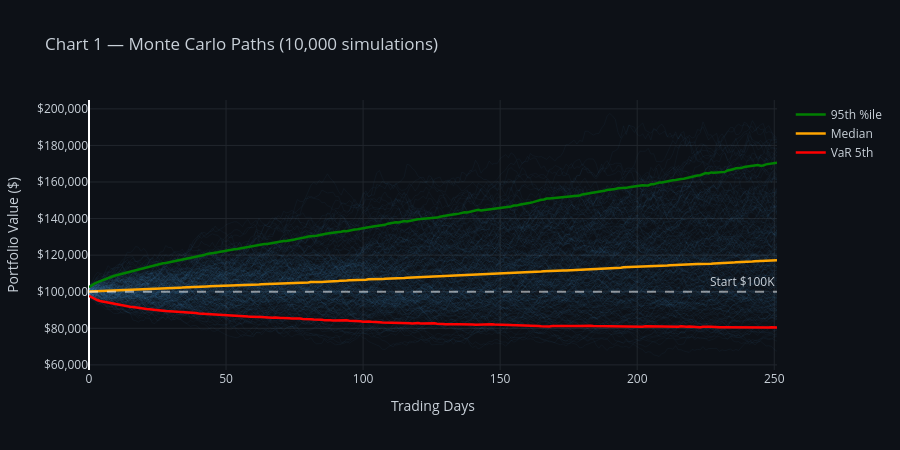

Notebook cell for this chart:
### Markdown cell above
## Monte Carlo Paths

### Code cell
fig1 = go.Figure()

# 200 faint simulation paths
for i in range(0, 600, 3):
    fig1.add_trace(go.Scatter(
        y=port_paths[:, i], mode="lines",
        line=dict(color="steelblue", width=0.4),
        opacity=0.15, showlegend=False))

# Percentile lines
for pct, col, name in [(95,"green","95th %ile"),
                        (50,"orange","Median"),
                        (5, "red",  "VaR 5th")]:
    fig1.add_trace(go.Scatter(
        y=np.percentile(port_paths, pct, axis=1),
        mode="lines", name=name,
        line=dict(color=col, width=2.5)))

fig1.add_hline(y=INIT_VAL, line_dash="dash",
               line_color="white", opacity=0.5,
               annotation_text="Start $100K")

fig1.update_layout(
    **DARK,
    title="Chart 1 — Monte Carlo Paths (10,000 simulations)",
    height=450,
    xaxis_title="Trading Days",
    yaxis_title="Portfolio Value ($)",
    yaxis_tickprefix="$",
    yaxis_tickformat=",")

fig1.show()
print("✓ Chart 1 shown")

### Figure 1 — Plotly figure (JSON) as saved in the notebook; plotly's stock layout.template omitted (floating-point values rounded to 4 significant figures; data arrays with more than 128 entries replaced by an {"elided": "..."} marker saying what was removed)
{"data": [{"line": {"color": "steelblue", "width": 0.4}, "mode": "lines", "opacity": 0.15, "showlegend": false, "type": "scatter", "y": {"elided": "252 float values"}}, {"line": {"color": "steelblue", "width": 0.4}, "mode": "lines", "opacity": 0.15, "showlegend": false, "type": "scatter", "y": {"elided": "252 float values"}}, {"line": {"color": "steelblue", "width": 0.4}, "mode": "lines", "opacity": 0.15, "showlegend": false, "type": "scatter", "y": {"elided": "252 float values"}}, {"line": {"color": "steelblue", "width": 0.4}, "mode": "lines", "opacity": 0.15, "showlegend": false, "type": "scatter", "y": {"elided": "252 float values"}}, {"line": {"color": "steelblue", "width": 0.4}, "mode": "lines", "opacity": 0.15, "showlegend": false, "type": "scatter", "y": {"elided": "252 float values"}}, {"line": {"color": "steelblue", "width": 0.4}, "mode": "lines", "opacity": 0.15, "showlegend": false, "type": "scatter", "y": {"elided": "252 float values"}}, {"line": {"color": "steelblue", "width": 0.4}, "mode": "lines", "opacity": 0.15, "showlegend": false, "type": "scatter", "y": {"elided": "252 float values"}}, {"line": {"color": "steelblue", "width": 0.4}, "mode": "lines", "opacity": 0.15, "showlegend": false, "type": "scatter", "y": {"elided": "252 float values"}}, {"line": {"color": "steelblue", "width": 0.4}, "mode": "lines", "opacity": 0.15, "showlegend": false, "type": "scatter", "y": {"elided": "252 float values"}}, {"line": {"color": "steelblue", "width": 0.4}, "mode": "lines", "opacity": 0.15, "showlegend": false, "type": "scatter", "y": {"elided": "252 float values"}}, {"line": {"color": "steelblue", "width": 0.4}, "mode": "lines", "opacity": 0.15, "showlegend": false, "type": "scatter", "y": {"elided": "252 float values"}}, {"line": {"color": "steelblue", "width": 0.4}, "mode": "lines", "opacity": 0.15, "showlegend": false, "type": "scatter", "y": {"elided": "252 float values"}}, {"line": {"color": "steelblue", "width": 0.4}, "mode": "lines", "opacity": 0.15, "showlegend": false, "type": "scatter", "y": {"elided": "252 float values"}}, {"line": {"color": "steelblue", "width": 0.4}, "mode": "lines", "opacity": 0.15, "showlegend": false, "type": "scatter", "y": {"elided": "252 float values"}}, {"line": {"color": "steelblue", "width": 0.4}, "mode": "lines", "opacity": 0.15, "showlegend": false, "type": "scatter", "y": {"elided": "252 float values"}}, {"line": {"color": "steelblue", "width": 0.4}, "mode": "lines", "opacity": 0.15, "showlegend": false, "type": "scatter", "y": {"elided": "252 float values"}}, {"line": {"color": "steelblue", "width": 0.4}, "mode": "lines", "opacity": 0.15, "showlegend": false, "type": "scatter", "y": {"elided": "252 float values"}}, {"line": {"color": "steelblue", "width": 0.4}, "mode": "lines", "opacity": 0.15, "showlegend": false, "type": "scatter", "y": {"elided": "252 float values"}}, {"line": {"color": "steelblue", "width": 0.4}, "mode": "lines", "opacity": 0.15, "showlegend": false, "type": "scatter", "y": {"elided": "252 float values"}}, {"line": {"color": "steelblue", "width": 0.4}, "mode": "lines", "opacity": 0.15, "showlegend": false, "type": "scatter", "y": {"elided": "252 float values"}}, {"line": {"color": "steelblue", "width": 0.4}, "mode": "lines", "opacity": 0.15, "showlegend": false, "type": "scatter", "y": {"elided": "252 float values"}}, {"line": {"color": "steelblue", "width": 0.4}, "mode": "lines", "opacity": 0.15, "showlegend": false, "type": "scatter", "y": {"elided": "252 float values"}}, {"line": {"color": "steelblue", "width": 0.4}, "mode": "lines", "opacity": 0.15, "showlegend": false, "type": "scatter", "y": {"elided": "252 float values"}}, {"line": {"color": "steelblue", "width": 0.4}, "mode": "lines", "opacity": 0.15, "showlegend": false, "type": "scatter", "y": {"elided": "252 float values"}}, {"line": {"color": "steelblue", "width": 0.4}, "mode": "lines", "opacity": 0.15, "showlegend": false, "type": "scatter", "y": {"elided": "252 float values"}}, {"line": {"color": "steelblue", "width": 0.4}, "mode": "lines", "opacity": 0.15, "showlegend": false, "type": "scatter", "y": {"elided": "252 float values"}}, {"line": {"color": "steelblue", "width": 0.4}, "mode": "lines", "opacity": 0.15, "showlegend": false, "type": "scatter", "y": {"elided": "252 float values"}}, {"line": {"color": "steelblue", "width": 0.4}, "mode": "lines", "opacity": 0.15, "showlegend": false, "type": "scatter", "y": {"elided": "252 float values"}}, {"line": {"color": "steelblue", "width": 0.4}, "mode": "lines", "opacity": 0.15, "showlegend": false, "type": "scatter", "y": {"elided": "252 float values"}}, {"line": {"color": "steelblue", "width": 0.4}, "mode": "lines", "opacity": 0.15, "showlegend": false, "type": "scatter", "y": {"elided": "252 float values"}}, {"line": {"color": "steelblue", "width": 0.4}, "mode": "lines", "opacity": 0.15, "showlegend": false, "type": "scatter", "y": {"elided": "252 float values"}}, {"line": {"color": "steelblue", "width": 0.4}, "mode": "lines", "opacity": 0.15, "showlegend": false, "type": "scatter", "y": {"elided": "252 float values"}}, {"line": {"color": "steelblue", "width": 0.4}, "mode": "lines", "opacity": 0.15, "showlegend": false, "type": "scatter", "y": {"elided": "252 float values"}}, {"line": {"color": "steelblue", "width": 0.4}, "mode": "lines", "opacity": 0.15, "showlegend": false, "type": "scatter", "y": {"elided": "252 float values"}}, {"line": {"color": "steelblue", "width": 0.4}, "mode": "lines", "opacity": 0.15, "showlegend": false, "type": "scatter", "y": {"elided": "252 float values"}}, {"line": {"color": "steelblue", "width": 0.4}, "mode": "lines", "opacity": 0.15, "showlegend": false, "type": "scatter", "y": {"elided": "252 float values"}}, {"line": {"color": "steelblue", "width": 0.4}, "mode": "lines", "opacity": 0.15, "showlegend": false, "type": "scatter", "y": {"elided": "252 float values"}}, {"line": {"color": "steelblue", "width": 0.4}, "mode": "lines", "opacity": 0.15, "showlegend": false, "type": "scatter", "y": {"elided": "252 float values"}}, {"line": {"color": "steelblue", "width": 0.4}, "mode": "lines", "opacity": 0.15, "showlegend": false, "type": "scatter", "y": {"elided": "252 float values"}}, {"line": {"color": "steelblue", "width": 0.4}, "mode": "lines", "opacity": 0.15, "showlegend": false, "type": "scatter", "y": {"elided": "252 float values"}}, {"line": {"color": "steelblue", "width": 0.4}, "mode": "lines", "opacity": 0.15, "showlegend": false, "type": "scatter", "y": {"elided": "252 float values"}}, {"line": {"color": "steelblue", "width": 0.4}, "mode": "lines", "opacity": 0.15, "showlegend": false, "type": "scatter", "y": {"elided": "252 float values"}}, {"line": {"color": "steelblue", "width": 0.4}, "mode": "lines", "opacity": 0.15, "showlegend": false, "type": "scatter", "y": {"elided": "252 float values"}}, {"line": {"color": "steelblue", "width": 0.4}, "mode": "lines", "opacity": 0.15, "showlegend": false, "type": "scatter", "y": {"elided": "252 float values"}}, {"line": {"color": "steelblue", "width": 0.4}, "mode": "lines", "opacity": 0.15, "showlegend": false, "type": "scatter", "y": {"elided": "252 float values"}}, {"line": {"color": "steelblue", "width": 0.4}, "mode": "lines", "opacity": 0.15, "showlegend": false, "type": "scatter", "y": {"elided": "252 float values"}}, {"line": {"color": "steelblue", "width": 0.4}, "mode": "lines", "opacity": 0.15, "showlegend": false, "type": "scatter", "y": {"elided": "252 float values"}}, {"line": {"color": "steelblue", "width": 0.4}, "mode": "lines", "opacity": 0.15, "showlegend": false, "type": "scatter", "y": {"elided": "252 float values"}}, {"line": {"color": "steelblue", "width": 0.4}, "mode": "lines", "opacity": 0.15, "showlegend": false, "type": "scatter", "y": {"elided": "252 float values"}}, {"line": {"color": "steelblue", "width": 0.4}, "mode": "lines", "opacity": 0.15, "showlegend": false, "type": "scatter", "y": {"elided": "252 float values"}}, {"line": {"color": "steelblue", "width": 0.4}, "mode": "lines", "opacity": 0.15, "showlegend": false, "type": "scatter", "y": {"elided": "252 float values"}}, {"line": {"color": "steelblue", "width": 0.4}, "mode": "lines", "opacity": 0.15, "showlegend": false, "type": "scatter", "y": {"elided": "252 float values"}}, {"line": {"color": "steelblue", "width": 0.4}, "mode": "lines", "opacity": 0.15, "showlegend": false, "type": "scatter", "y": {"elided": "252 float values"}}, {"line": {"color": "steelblue", "width": 0.4}, "mode": "lines", "opacity": 0.15, "showlegend": false, "type": "scatter", "y": {"elided": "252 float values"}}, {"line": {"color": "steelblue", "width": 0.4}, "mode": "lines", "opacity": 0.15, "showlegend": false, "type": "scatter", "y": {"elided": "252 float values"}}, {"line": {"color": "steelblue", "width": 0.4}, "mode": "lines", "opacity": 0.15, "showlegend": false, "type": "scatter", "y": {"elided": "252 float values"}}, {"line": {"color": "steelblue", "width": 0.4}, "mode": "lines", "opacity": 0.15, "showlegend": false, "type": "scatter", "y": {"elided": "252 float values"}}, {"line": {"color": "steelblue", "width": 0.4}, "mode": "lines", "opacity": 0.15, "showlegend": false, "type": "scatter", "y": {"elided": "252 float values"}}, {"line": {"color": "steelblue", "width": 0.4}, "mode": "lines", "opacity": 0.15, "showlegend": false, "type": "scatter", "y": {"elided": "252 float values"}}, {"line": {"color": "steelblue", "width": 0.4}, "mode": "lines", "opacity": 0.15, "showlegend": false, "type": "scatter", "y": {"elided": "252 float values"}}, {"line": {"color": "steelblue", "width": 0.4}, "mode": "lines", "opacity": 0.15, "showlegend": false, "type": "scatter", "y": {"elided": "252 float values"}}, {"line": {"color": "steelblue", "width": 0.4}, "mode": "lines", "opacity": 0.15, "showlegend": false, "type": "scatter", "y": {"elided": "252 float values"}}, {"line": {"color": "steelblue", "width": 0.4}, "mode": "lines", "opacity": 0.15, "showlegend": false, "type": "scatter", "y": {"elided": "252 float values"}}, {"line": {"color": "steelblue", "width": 0.4}, "mode": "lines", "opacity": 0.15, "showlegend": false, "type": "scatter", "y": {"elided": "252 float values"}}, {"line": {"color": "steelblue", "width": 0.4}, "mode": "lines", "opacity": 0.15, "showlegend": false, "type": "scatter", "y": {"elided": "252 float values"}}, {"line": {"color": "steelblue", "width": 0.4}, "mode": "lines", "opacity": 0.15, "showlegend": false, "type": "scatter", "y": {"elided": "252 float values"}}, {"line": {"color": "steelblue", "width": 0.4}, "mode": "lines", "opacity": 0.15, "showlegend": false, "type": "scatter", "y": {"elided": "252 float values"}}, {"line": {"color": "steelblue", "width": 0.4}, "mode": "lines", "opacity": 0.15, "showlegend": false, "type": "scatter", "y": {"elided": "252 float values"}}, {"line": {"color": "steelblue", "width": 0.4}, "mode": "lines", "opacity": 0.15, "showlegend": false, "type": "scatter", "y": {"elided": "252 float values"}}, {"line": {"color": "steelblue", "width": 0.4}, "mode": "lines", "opacity": 0.15, "showlegend": false, "type": "scatter", "y": {"elided": "252 float values"}}, {"line": {"color": "steelblue", "width": 0.4}, "mode": "lines", "opacity": 0.15, "showlegend": false, "type": "scatter", "y": {"elided": "252 float values"}}, {"line": {"color": "steelblue", "width": 0.4}, "mode": "lines", "opacity": 0.15, "showlegend": false, "type": "scatter", "y": {"elided": "252 float values"}}, {"line": {"color": "steelblue", "width": 0.4}, "mode": "lines", "opacity": 0.15, "showlegend": false, "type": "scatter", "y": {"elided": "252 float values"}}, {"line": {"color": "steelblue", "width": 0.4}, "mode": "lines", "opacity": 0.15, "showlegend": false, "type": "scatter", "y": {"elided": "252 float values"}}, {"line": {"color": "steelblue", "width": 0.4}, "mode": "lines", "opacity": 0.15, "showlegend": false, "type": "scatter", "y": {"elided": "252 float values"}}, {"line": {"color": "steelblue", "width": 0.4}, "mode": "lines", "opacity": 0.15, "showlegend": false, "type": "scatter", "y": {"elided": "252 float values"}}, {"line": {"color": "steelblue", "width": 0.4}, "mode": "lines", "opacity": 0.15, "showlegend": false, "type": "scatter", "y": {"elided": "252 float values"}}, {"line": {"color": "steelblue", "width": 0.4}, "mode": "lines", "opacity": 0.15, "showlegend": false, "type": "scatter", "y": {"elided": "252 float values"}}, {"line": {"color": "steelblue", "width": 0.4}, "mode": "lines", "opacity": 0.15, "showlegend": false, "type": "scatter", "y": {"elided": "252 float values"}}, {"line": {"color": "steelblue", "width": 0.4}, "mode": "lines", "opacity": 0.15, "showlegend": false, "type": "scatter", "y": {"elided": "252 float values"}}, {"line": {"color": "steelblue", "width": 0.4}, "mode": "lines", "opacity": 0.15, "showlegend": false, "type": "scatter", "y": {"elided": "252 float values"}}, {"line": {"color": "steelblue", "width": 0.4}, "mode": "lines", "opacity": 0.15, "showlegend": false, "type": "scatter", "y": {"elided": "252 float values"}}, {"line": {"color": "steelblue", "width": 0.4}, "mode": "lines", "opacity": 0.15, "showlegend": false, "type": "scatter", "y": {"elided": "252 float values"}}, {"line": {"color": "steelblue", "width": 0.4}, "mode": "lines", "opacity": 0.15, "showlegend": false, "type": "scatter", "y": {"elided": "252 float values"}}, {"line": {"color": "steelblue", "width": 0.4}, "mode": "lines", "opacity": 0.15, "showlegend": false, "type": "scatter", "y": {"elided": "252 float values"}}, {"line": {"color": "steelblue", "width": 0.4}, "mode": "lines", "opacity": 0.15, "showlegend": false, "type": "scatter", "y": {"elided": "252 float values"}}, {"line": {"color": "steelblue", "width": 0.4}, "mode": "lines", "opacity": 0.15, "showlegend": false, "type": "scatter", "y": {"elided": "252 float values"}}, {"line": {"color": "steelblue", "width": 0.4}, "mode": "lines", "opacity": 0.15, "showlegend": false, "type": "scatter", "y": {"elided": "252 float values"}}, {"line": {"color": "steelblue", "width": 0.4}, "mode": "lines", "opacity": 0.15, "showlegend": false, "type": "scatter", "y": {"elided": "252 float values"}}, {"line": {"color": "steelblue", "width": 0.4}, "mode": "lines", "opacity": 0.15, "showlegend": false, "type": "scatter", "y": {"elided": "252 float values"}}, {"line": {"color": "steelblue", "width": 0.4}, "mode": "lines", "opacity": 0.15, "showlegend": false, "type": "scatter", "y": {"elided": "252 float values"}}, {"line": {"color": "steelblue", "width": 0.4}, "mode": "lines", "opacity": 0.15, "showlegend": false, "type": "scatter", "y": {"elided": "252 float values"}}, {"line": {"color": "steelblue", "width": 0.4}, "mode": "lines", "opacity": 0.15, "showlegend": false, "type": "scatter", "y": {"elided": "252 float values"}}, {"line": {"color": "steelblue", "width": 0.4}, "mode": "lines", "opacity": 0.15, "showlegend": false, "type": "scatter", "y": {"elided": "252 float values"}}, {"line": {"color": "steelblue", "width": 0.4}, "mode": "lines", "opacity": 0.15, "showlegend": false, "type": "scatter", "y": {"elided": "252 float values"}}, {"line": {"color": "steelblue", "width": 0.4}, "mode": "lines", "opacity": 0.15, "showlegend": false, "type": "scatter", "y": {"elided": "252 float values"}}, {"line": {"color": "steelblue", "width": 0.4}, "mode": "lines", "opacity": 0.15, "showlegend": false, "type": "scatter", "y": {"elided": "252 float values"}}, {"line": {"color": "steelblue", "width": 0.4}, "mode": "lines", "opacity": 0.15, "showlegend": false, "type": "scatter", "y": {"elided": "252 float values"}}, {"line": {"color": "steelblue", "width": 0.4}, "mode": "lines", "opacity": 0.15, "showlegend": false, "type": "scatter", "y": {"elided": "252 float values"}}, {"line": {"color": "steelblue", "width": 0.4}, "mode": "lines", "opacity": 0.15, "showlegend": false, "type": "scatter", "y": {"elided": "252 float values"}}, {"line": {"color": "steelblue", "width": 0.4}, "mode": "lines", "opacity": 0.15, "showlegend": false, "type": "scatter", "y": {"elided": "252 float values"}}, {"line": {"color": "steelblue", "width": 0.4}, "mode": "lines", "opacity": 0.15, "showlegend": false, "type": "scatter", "y": {"elided": "252 float values"}}, {"line": {"color": "steelblue", "width": 0.4}, "mode": "lines", "opacity": 0.15, "showlegend": false, "type": "scatter", "y": {"elided": "252 float values"}}, {"line": {"color": "steelblue", "width": 0.4}, "mode": "lines", "opacity": 0.15, "showlegend": false, "type": "scatter", "y": {"elided": "252 float values"}}, {"line": {"color": "steelblue", "width": 0.4}, "mode": "lines", "opacity": 0.15, "showlegend": false, "type": "scatter", "y": {"elided": "252 float values"}}, {"line": {"color": "steelblue", "width": 0.4}, "mode": "lines", "opacity": 0.15, "showlegend": false, "type": "scatter", "y": {"elided": "252 float values"}}, {"line": {"color": "steelblue", "width": 0.4}, "mode": "lines", "opacity": 0.15, "showlegend": false, "type": "scatter", "y": {"elided": "252 float values"}}, {"line": {"color": "steelblue", "width": 0.4}, "mode": "lines", "opacity": 0.15, "showlegend": false, "type": "scatter", "y": {"elided": "252 float values"}}, {"line": {"color": "steelblue", "width": 0.4}, "mode": "lines", "opacity": 0.15, "showlegend": false, "type": "scatter", "y": {"elided": "252 float values"}}, {"line": {"color": "steelblue", "width": 0.4}, "mode": "lines", "opacity": 0.15, "showlegend": false, "type": "scatter", "y": {"elided": "252 float values"}}, {"line": {"color": "steelblue", "width": 0.4}, "mode": "lines", "opacity": 0.15, "showlegend": false, "type": "scatter", "y": {"elided": "252 float values"}}, {"line": {"color": "steelblue", "width": 0.4}, "mode": "lines", "opacity": 0.15, "showlegend": false, "type": "scatter", "y": {"elided": "252 float values"}}, {"line": {"color": "steelblue", "width": 0.4}, "mode": "lines", "opacity": 0.15, "showlegend": false, "type": "scatter", "y": {"elided": "252 float values"}}, {"line": {"color": "steelblue", "width": 0.4}, "mode": "lines", "opacity": 0.15, "showlegend": false, "type": "scatter", "y": {"elided": "252 float values"}}, {"line": {"color": "steelblue", "width": 0.4}, "mode": "lines", "opacity": 0.15, "showlegend": false, "type": "scatter", "y": {"elided": "252 float values"}}, {"line": {"color": "steelblue", "width": 0.4}, "mode": "lines", "opacity": 0.15, "showlegend": false, "type": "scatter", "y": {"elided": "252 float values"}}, {"line": {"color": "steelblue", "width": 0.4}, "mode": "lines", "opacity": 0.15, "showlegend": false, "type": "scatter", "y": {"elided": "252 float values"}}, {"line": {"color": "steelblue", "width": 0.4}, "mode": "lines", "opacity": 0.15, "showlegend": false, "type": "scatter", "y": {"elided": "252 float values"}}, {"line": {"color": "steelblue", "width": 0.4}, "mode": "lines", "opacity": 0.15, "showlegend": false, "type": "scatter", "y": {"elided": "252 float values"}}, {"line": {"color": "steelblue", "width": 0.4}, "mode": "lines", "opacity": 0.15, "showlegend": false, "type": "scatter", "y": {"elided": "252 float values"}}, {"line": {"color": "steelblue", "width": 0.4}, "mode": "lines", "opacity": 0.15, "showlegend": false, "type": "scatter", "y": {"elided": "252 float values"}}, {"line": {"color": "steelblue", "width": 0.4}, "mode": "lines", "opacity": 0.15, "showlegend": false, "type": "scatter", "y": {"elided": "252 float values"}}, {"line": {"color": "steelblue", "width": 0.4}, "mode": "lines", "opacity": 0.15, "showlegend": false, "type": "scatter", "y": {"elided": "252 float values"}}, {"line": {"color": "steelblue", "width": 0.4}, "mode": "lines", "opacity": 0.15, "showlegend": false, "type": "scatter", "y": {"elided": "252 float values"}}, {"line": {"color": "steelblue", "width": 0.4}, "mode": "lines", "opacity": 0.15, "showlegend": false, "type": "scatter", "y": {"elided": "252 float values"}}, {"line": {"color": "steelblue", "width": 0.4}, "mode": "lines", "opacity": 0.15, "showlegend": false, "type": "scatter", "y": {"elided": "252 float values"}}, {"line": {"color": "steelblue", "width": 0.4}, "mode": "lines", "opacity": 0.15, "showlegend": false, "type": "scatter", "y": {"elided": "252 float values"}}, {"line": {"color": "steelblue", "width": 0.4}, "mode": "lines", "opacity": 0.15, "showlegend": false, "type": "scatter", "y": {"elided": "252 float values"}}, {"line": {"color": "steelblue", "width": 0.4}, "mode": "lines", "opacity": 0.15, "showlegend": false, "type": "scatter", "y": {"elided": "252 float values"}}, {"line": {"color": "steelblue", "width": 0.4}, "mode": "lines", "opacity": 0.15, "showlegend": false, "type": "scatter", "y": {"elided": "252 float values"}}, {"line": {"color": "steelblue", "width": 0.4}, "mode": "lines", "opacity": 0.15, "showlegend": false, "type": "scatter", "y": {"elided": "252 float values"}}, {"line": {"color": "steelblue", "width": 0.4}, "mode": "lines", "opacity": 0.15, "showlegend": false, "type": "scatter", "y": {"elided": "252 float values"}}, {"line": {"color": "steelblue", "width": 0.4}, "mode": "lines", "opacity": 0.15, "showlegend": false, "type": "scatter", "y": {"elided": "252 float values"}}, {"line": {"color": "steelblue", "width": 0.4}, "mode": "lines", "opacity": 0.15, "showlegend": false, "type": "scatter", "y": {"elided": "252 float values"}}, {"line": {"color": "steelblue", "width": 0.4}, "mode": "lines", "opacity": 0.15, "showlegend": false, "type": "scatter", "y": {"elided": "252 float values"}}, {"line": {"color": "steelblue", "width": 0.4}, "mode": "lines", "opacity": 0.15, "showlegend": false, "type": "scatter", "y": {"elided": "252 float values"}}, {"line": {"color": "steelblue", "width": 0.4}, "mode": "lines", "opacity": 0.15, "showlegend": false, "type": "scatter", "y": {"elided": "252 float values"}}, {"line": {"color": "steelblue", "width": 0.4}, "mode": "lines", "opacity": 0.15, "showlegend": false, "type": "scatter", "y": {"elided": "252 float values"}}, {"line": {"color": "steelblue", "width": 0.4}, "mode": "lines", "opacity": 0.15, "showlegend": false, "type": "scatter", "y": {"elided": "252 float values"}}, {"line": {"color": "steelblue", "width": 0.4}, "mode": "lines", "opacity": 0.15, "showlegend": false, "type": "scatter", "y": {"elided": "252 float values"}}, {"line": {"color": "steelblue", "width": 0.4}, "mode": "lines", "opacity": 0.15, "showlegend": false, "type": "scatter", "y": {"elided": "252 float values"}}, {"line": {"color": "steelblue", "width": 0.4}, "mode": "lines", "opacity": 0.15, "showlegend": false, "type": "scatter", "y": {"elided": "252 float values"}}, {"line": {"color": "steelblue", "width": 0.4}, "mode": "lines", "opacity": 0.15, "showlegend": false, "type": "scatter", "y": {"elided": "252 float values"}}, {"line": {"color": "steelblue", "width": 0.4}, "mode": "lines", "opacity": 0.15, "showlegend": false, "type": "scatter", "y": {"elided": "252 float values"}}, {"line": {"color": "steelblue", "width": 0.4}, "mode": "lines", "opacity": 0.15, "showlegend": false, "type": "scatter", "y": {"elided": "252 float values"}}, {"line": {"color": "steelblue", "width": 0.4}, "mode": "lines", "opacity": 0.15, "showlegend": false, "type": "scatter", "y": {"elided": "252 float values"}}, {"line": {"color": "steelblue", "width": 0.4}, "mode": "lines", "opacity": 0.15, "showlegend": false, "type": "scatter", "y": {"elided": "252 float values"}}, {"line": {"color": "steelblue", "width": 0.4}, "mode": "lines", "opacity": 0.15, "showlegend": false, "type": "scatter", "y": {"elided": "252 float values"}}, {"line": {"color": "steelblue", "width": 0.4}, "mode": "lines", "opacity": 0.15, "showlegend": false, "type": "scatter", "y": {"elided": "252 float values"}}, {"line": {"color": "steelblue", "width": 0.4}, "mode": "lines", "opacity": 0.15, "showlegend": false, "type": "scatter", "y": {"elided": "252 float values"}}, {"line": {"color": "steelblue", "width": 0.4}, "mode": "lines", "opacity": 0.15, "showlegend": false, "type": "scatter", "y": {"elided": "252 float values"}}, {"line": {"color": "steelblue", "width": 0.4}, "mode": "lines", "opacity": 0.15, "showlegend": false, "type": "scatter", "y": {"elided": "252 float values"}}, {"line": {"color": "steelblue", "width": 0.4}, "mode": "lines", "opacity": 0.15, "showlegend": false, "type": "scatter", "y": {"elided": "252 float values"}}, {"line": {"color": "steelblue", "width": 0.4}, "mode": "lines", "opacity": 0.15, "showlegend": false, "type": "scatter", "y": {"elided": "252 float values"}}, {"line": {"color": "steelblue", "width": 0.4}, "mode": "lines", "opacity": 0.15, "showlegend": false, "type": "scatter", "y": {"elided": "252 float values"}}, {"line": {"color": "steelblue", "width": 0.4}, "mode": "lines", "opacity": 0.15, "showlegend": false, "type": "scatter", "y": {"elided": "252 float values"}}, {"line": {"color": "steelblue", "width": 0.4}, "mode": "lines", "opacity": 0.15, "showlegend": false, "type": "scatter", "y": {"elided": "252 float values"}}, {"line": {"color": "steelblue", "width": 0.4}, "mode": "lines", "opacity": 0.15, "showlegend": false, "type": "scatter", "y": {"elided": "252 float values"}}, {"line": {"color": "steelblue", "width": 0.4}, "mode": "lines", "opacity": 0.15, "showlegend": false, "type": "scatter", "y": {"elided": "252 float values"}}, {"line": {"color": "steelblue", "width": 0.4}, "mode": "lines", "opacity": 0.15, "showlegend": false, "type": "scatter", "y": {"elided": "252 float values"}}, {"line": {"color": "steelblue", "width": 0.4}, "mode": "lines", "opacity": 0.15, "showlegend": false, "type": "scatter", "y": {"elided": "252 float values"}}, {"line": {"color": "steelblue", "width": 0.4}, "mode": "lines", "opacity": 0.15, "showlegend": false, "type": "scatter", "y": {"elided": "252 float values"}}, {"line": {"color": "steelblue", "width": 0.4}, "mode": "lines", "opacity": 0.15, "showlegend": false, "type": "scatter", "y": {"elided": "252 float values"}}, {"line": {"color": "steelblue", "width": 0.4}, "mode": "lines", "opacity": 0.15, "showlegend": false, "type": "scatter", "y": {"elided": "252 float values"}}, {"line": {"color": "steelblue", "width": 0.4}, "mode": "lines", "opacity": 0.15, "showlegend": false, "type": "scatter", "y": {"elided": "252 float values"}}, {"line": {"color": "steelblue", "width": 0.4}, "mode": "lines", "opacity": 0.15, "showlegend": false, "type": "scatter", "y": {"elided": "252 float values"}}, {"line": {"color": "steelblue", "width": 0.4}, "mode": "lines", "opacity": 0.15, "showlegend": false, "type": "scatter", "y": {"elided": "252 float values"}}, {"line": {"color": "steelblue", "width": 0.4}, "mode": "lines", "opacity": 0.15, "showlegend": false, "type": "scatter", "y": {"elided": "252 float values"}}, {"line": {"color": "steelblue", "width": 0.4}, "mode": "lines", "opacity": 0.15, "showlegend": false, "type": "scatter", "y": {"elided": "252 float values"}}, {"line": {"color": "steelblue", "width": 0.4}, "mode": "lines", "opacity": 0.15, "showlegend": false, "type": "scatter", "y": {"elided": "252 float values"}}, {"line": {"color": "steelblue", "width": 0.4}, "mode": "lines", "opacity": 0.15, "showlegend": false, "type": "scatter", "y": {"elided": "252 float values"}}, {"line": {"color": "steelblue", "width": 0.4}, "mode": "lines", "opacity": 0.15, "showlegend": false, "type": "scatter", "y": {"elided": "252 float values"}}, {"line": {"color": "steelblue", "width": 0.4}, "mode": "lines", "opacity": 0.15, "showlegend": false, "type": "scatter", "y": {"elided": "252 float values"}}, {"line": {"color": "steelblue", "width": 0.4}, "mode": "lines", "opacity": 0.15, "showlegend": false, "type": "scatter", "y": {"elided": "252 float values"}}, {"line": {"color": "steelblue", "width": 0.4}, "mode": "lines", "opacity": 0.15, "showlegend": false, "type": "scatter", "y": {"elided": "252 float values"}}, {"line": {"color": "steelblue", "width": 0.4}, "mode": "lines", "opacity": 0.15, "showlegend": false, "type": "scatter", "y": {"elided": "252 float values"}}, {"line": {"color": "steelblue", "width": 0.4}, "mode": "lines", "opacity": 0.15, "showlegend": false, "type": "scatter", "y": {"elided": "252 float values"}}, {"line": {"color": "steelblue", "width": 0.4}, "mode": "lines", "opacity": 0.15, "showlegend": false, "type": "scatter", "y": {"elided": "252 float values"}}, {"line": {"color": "steelblue", "width": 0.4}, "mode": "lines", "opacity": 0.15, "showlegend": false, "type": "scatter", "y": {"elided": "252 float values"}}, {"line": {"color": "steelblue", "width": 0.4}, "mode": "lines", "opacity": 0.15, "showlegend": false, "type": "scatter", "y": {"elided": "252 float values"}}, {"line": {"color": "steelblue", "width": 0.4}, "mode": "lines", "opacity": 0.15, "showlegend": false, "type": "scatter", "y": {"elided": "252 float values"}}, {"line": {"color": "steelblue", "width": 0.4}, "mode": "lines", "opacity": 0.15, "showlegend": false, "type": "scatter", "y": {"elided": "252 float values"}}, {"line": {"color": "steelblue", "width": 0.4}, "mode": "lines", "opacity": 0.15, "showlegend": false, "type": "scatter", "y": {"elided": "252 float values"}}, {"line": {"color": "steelblue", "width": 0.4}, "mode": "lines", "opacity": 0.15, "showlegend": false, "type": "scatter", "y": {"elided": "252 float values"}}, {"line": {"color": "steelblue", "width": 0.4}, "mode": "lines", "opacity": 0.15, "showlegend": false, "type": "scatter", "y": {"elided": "252 float values"}}, {"line": {"color": "steelblue", "width": 0.4}, "mode": "lines", "opacity": 0.15, "showlegend": false, "type": "scatter", "y": {"elided": "252 float values"}}, {"line": {"color": "steelblue", "width": 0.4}, "mode": "lines", "opacity": 0.15, "showlegend": false, "type": "scatter", "y": {"elided": "252 float values"}}, {"line": {"color": "steelblue", "width": 0.4}, "mode": "lines", "opacity": 0.15, "showlegend": false, "type": "scatter", "y": {"elided": "252 float values"}}, {"line": {"color": "steelblue", "width": 0.4}, "mode": "lines", "opacity": 0.15, "showlegend": false, "type": "scatter", "y": {"elided": "252 float values"}}, {"line": {"color": "steelblue", "width": 0.4}, "mode": "lines", "opacity": 0.15, "showlegend": false, "type": "scatter", "y": {"elided": "252 float values"}}, {"line": {"color": "steelblue", "width": 0.4}, "mode": "lines", "opacity": 0.15, "showlegend": false, "type": "scatter", "y": {"elided": "252 float values"}}, {"line": {"color": "steelblue", "width": 0.4}, "mode": "lines", "opacity": 0.15, "showlegend": false, "type": "scatter", "y": {"elided": "252 float values"}}, {"line": {"color": "steelblue", "width": 0.4}, "mode": "lines", "opacity": 0.15, "showlegend": false, "type": "scatter", "y": {"elided": "252 float values"}}, {"line": {"color": "steelblue", "width": 0.4}, "mode": "lines", "opacity": 0.15, "showlegend": false, "type": "scatter", "y": {"elided": "252 float values"}}, {"line": {"color": "steelblue", "width": 0.4}, "mode": "lines", "opacity": 0.15, "showlegend": false, "type": "scatter", "y": {"elided": "252 float values"}}, {"line": {"color": "steelblue", "width": 0.4}, "mode": "lines", "opacity": 0.15, "showlegend": false, "type": "scatter", "y": {"elided": "252 float values"}}, {"line": {"color": "steelblue", "width": 0.4}, "mode": "lines", "opacity": 0.15, "showlegend": false, "type": "scatter", "y": {"elided": "252 float values"}}, {"line": {"color": "steelblue", "width": 0.4}, "mode": "lines", "opacity": 0.15, "showlegend": false, "type": "scatter", "y": {"elided": "252 float values"}}, {"line": {"color": "steelblue", "width": 0.4}, "mode": "lines", "opacity": 0.15, "showlegend": false, "type": "scatter", "y": {"elided": "252 float values"}}, {"line": {"color": "steelblue", "width": 0.4}, "mode": "lines", "opacity": 0.15, "showlegend": false, "type": "scatter", "y": {"elided": "252 float values"}}, {"line": {"color": "green", "width": 2.5}, "mode": "lines", "name": "95th %ile", "type": "scatter", "y": {"elided": "252 float values"}}, {"line": {"color": "orange", "width": 2.5}, "mode": "lines", "name": "Median", "type": "scatter", "y": {"elided": "252 float values"}}, {"line": {"color": "red", "width": 2.5}, "mode": "lines", "name": "VaR 5th", "type": "scatter", "y": {"elided": "252 float values"}}], "layout": {"annotations": [{"showarrow": false, "text": "Start $100K", "x": 1, "xanchor": "right", "xref": "x domain", "y": 100000, "yanchor": "bottom", "yref": "y"}], "font": {"color": "#c9d1d9"}, "height": 450, "paper_bgcolor": "#0d1117", "plot_bgcolor": "#0d1117", "shapes": [{"line": {"color": "white", "dash": "dash"}, "opacity": 0.5, "type": "line", "x0": 0, "x1": 1, "xref": "x domain", "y0": 100000, "y1": 100000, "yref": "y"}], "title": {"text": "Chart 1 — Monte Carlo Paths (10,000 simulations)"}, "xaxis": {"gridcolor": "#21262d", "title": {"text": "Trading Days"}}, "yaxis": {"gridcolor": "#21262d", "tickformat": ",", "tickprefix": "$", "title": {"text": "Portfolio Value ($)"}}}}
